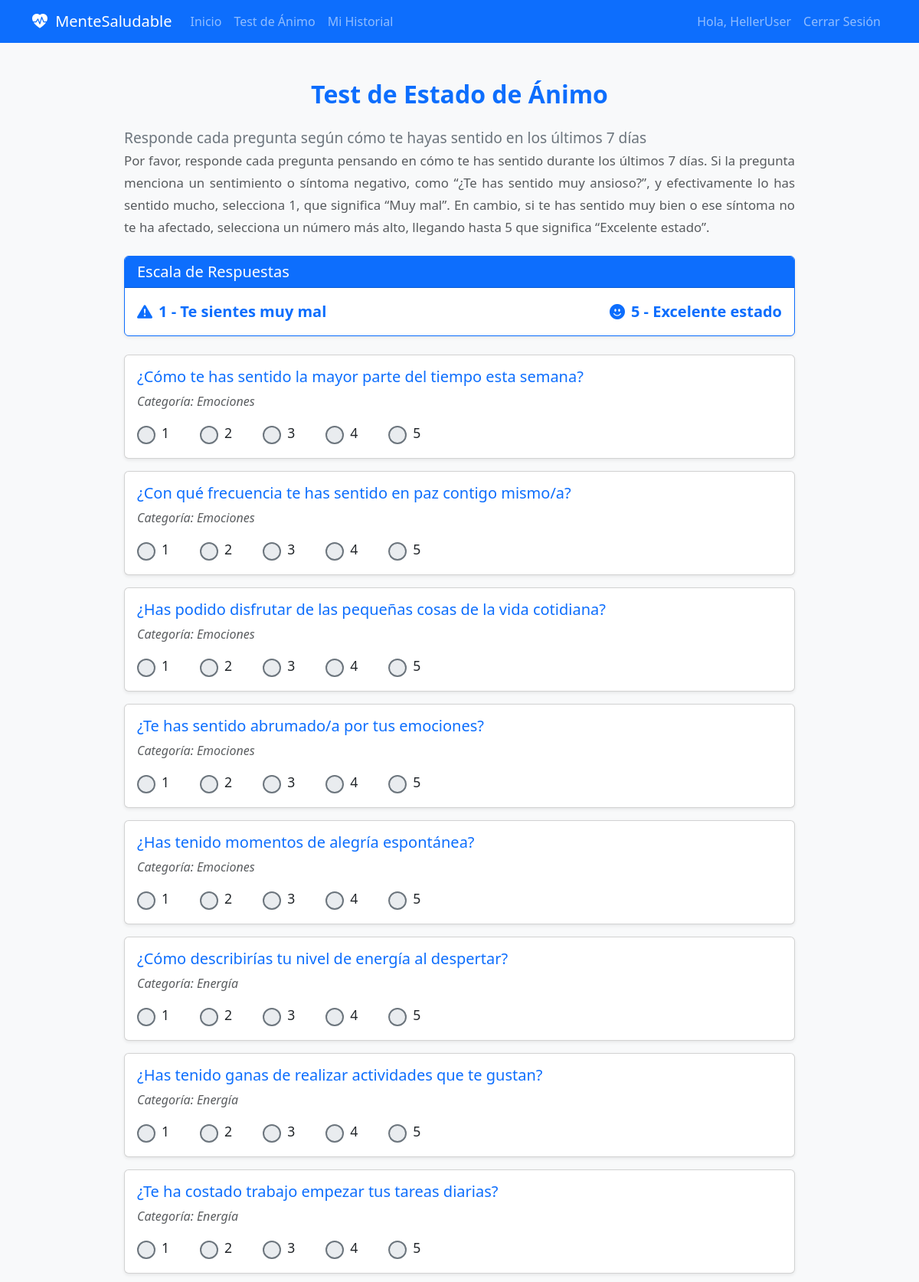
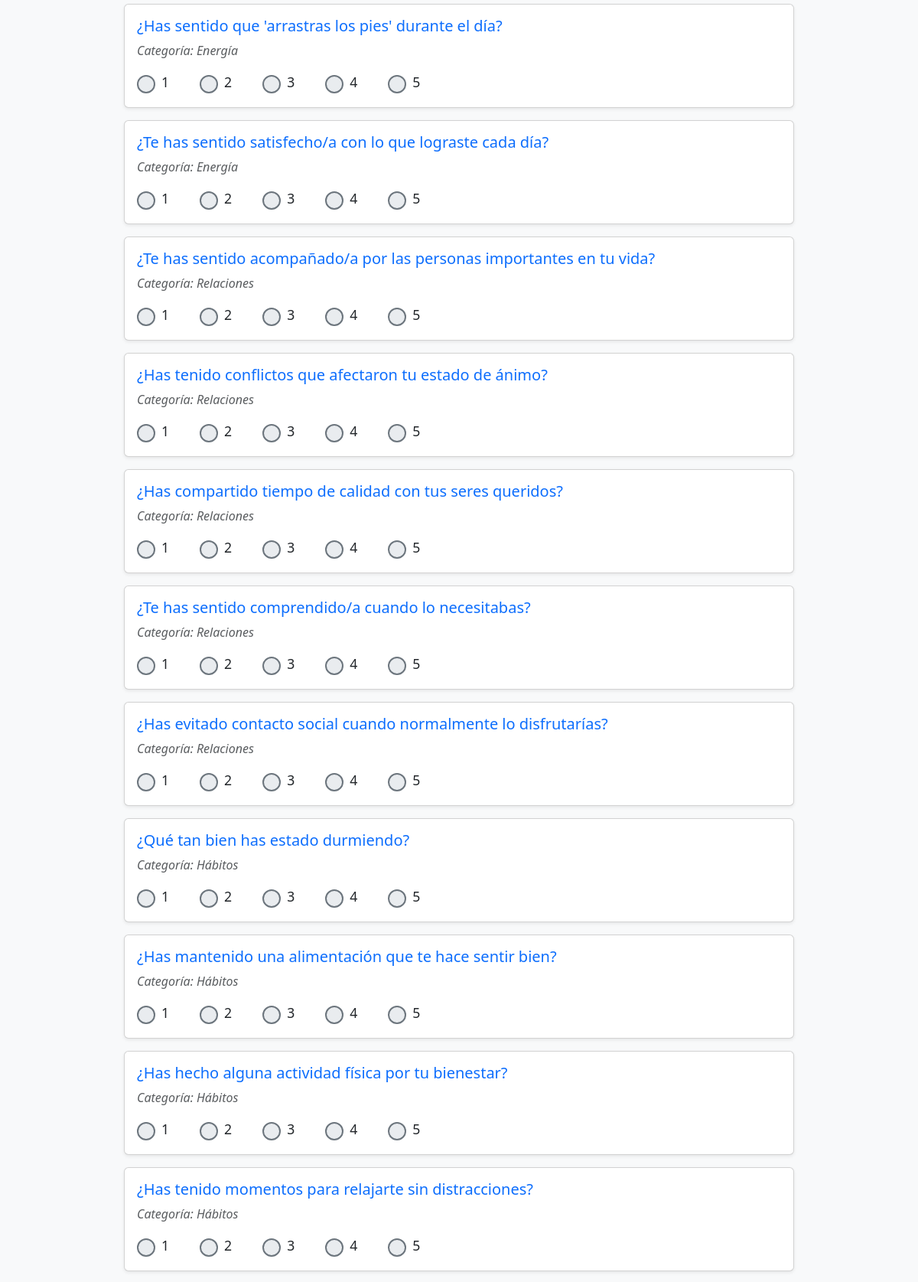
Screenshot of /test/ (signed in, upper part) with the database file from the repository (2 pictures, top to bottom).
### main/models.py (models this page shows, shortened)
class Pregunta(models.Model):
    CATEGORIAS = [
        ('EM', 'Emociones'),
        ('HB', 'Hábitos'),
        ('EN', 'Energía'),
        ('CO', 'Comportamiento'),
        ('RE', 'Relaciones'),
        ('PE', 'Pensamiento y perspectiva'),
        ('ES', 'Estres y Manejo')
    ]
    texto = models.TextField(verbose_name="Texto de la pregunta")
    categoria = models.CharField(
        max_length=2,
        choices=CATEGORIAS,
        default='EM',
        verbose_name="Categoría"
    )
    orden = models.PositiveIntegerField(
        unique=True,
        verbose_name="Orden de aparición"
    )
    class Meta:
        ordering = ['orden']
        verbose_name = "Pregunta"
        verbose_name_plural = "Preguntas"

### main/views.py (the view)
# urls.py: path('test/', views.test_animo, name='test'),
@login_required
def test_animo(request):
    preguntas = Pregunta.objects.all().order_by('orden')
    if not preguntas.exists():
        messages.warning(request, "El test no está disponible temporalmente")
        return redirect('inicio')
    if request.method == 'POST':
        form = TestForm(request.POST, preguntas=preguntas)
        if form.is_valid():
            try:
                evaluacion = Evaluacion.objects.create(
                    usuario=request.user,
                    puntuacion_total=0,
                    mensaje_personalizado="",
                    nivel_actual=0,
                    analisis_categorias={}
                )
                resultados = procesar_respuestas(form, preguntas, request.user, evaluacion)
                evaluacion.puntuacion_total = resultados['promedio']
                evaluacion.mensaje_personalizado = resultados['mensaje']
                evaluacion.nivel_actual = resultados['nivel']
                evaluacion.analisis_categorias = resultados['analisis_categorias']
                evaluacion.recomendaciones = resultados['recomendaciones']  # **Guarda las recomendaciones**
                evaluacion.save()
                messages.success(request, "¡Evaluación completada con éxito!")
                return redirect('main:resultados')
            except Exception as e:
                messages.error(request, f"Ocurrió un error: {str(e)}")
                return redirect('main:inicio')
    else:
        form = TestForm(preguntas=preguntas)
    context = {
        'form': form,
        'preguntas': preguntas,
        'escala': [
            {'valor': 1, 'descripcion': 'Muy mal - Necesito ayuda'},
            {'valor': 2, 'descripcion': 'Mal - Tengo dificultades'},
            {'valor': 3, 'descripcion': 'Regular - Podría mejorar'},
            {'valor': 4, 'descripcion': 'Bien - Me siento bastante bien'},
            {'valor': 5, 'descripcion': 'Excelente - Me siento genial'}
        ]
    }
    return render(request, 'main/test.html', context)

### main/forms.py
class TestForm(forms.Form):
    def __init__(self, *args, **kwargs):
        preguntas = kwargs.pop('preguntas')
        super().__init__(*args, **kwargs)
        for pregunta in preguntas:
            self.fields[f'pregunta_{pregunta.id}'] = forms.ChoiceField(
                label=pregunta.texto,
                choices=[(i, str(i)) for i in range(1, 6)],
                widget=forms.RadioSelect(attrs={'class': 'form-check-input'}),
                help_text=f"Categoría: {pregunta.get_categoria_display()}"
            )

### main/templates/main/test.html (shortened to what this page needs)
{% extends "main/base.html" %}
{% load crispy_forms_tags %}
{% block content %}
<div class="container mt-4 mb-5" style="max-width: 900px;">
    <h2 class="mb-4 text-primary fw-bold text-center">Test de Estado de Ánimo</h2>
    <p class="lead text-secondary mb-4" style="font-size: 1.2rem;">
        Responde cada pregunta según cómo te hayas sentido en los últimos 7 días <br>
        <small class="text-muted">Por favor, responde cada pregunta pensando en cómo te has sentido durante los últimos 7 días.
Si la pregunta menciona un sentimiento o síntoma negativo, como “¿Te has sentido muy ansioso?”, y efectivamente lo has sentido mucho, selecciona 1, que significa “Muy mal”.
En cambio, si te has sentido muy bien o ese síntoma no te ha afectado, selecciona un número más alto, llegando hasta 5 que significa “Excelente estado”.</small>
    </p>
    <form method="post" novalidate>
        <div class="card mb-4 shadow-sm border-primary">
            <div class="card-header bg-primary text-white">
                <h5 class="mb-0">Escala de Respuestas</h5>
            </div>
            <div class="card-body d-flex justify-content-between fs-5 fw-semibold text-primary">
                <span><i class="bi bi-exclamation-triangle-fill me-2"></i>1 - Te sientes muy mal</span>
                <span><i class="bi bi-emoji-smile-fill me-2"></i>5 - Excelente estado</span>
            </div>
        </div>
        {% for field in form %}
        <div class="card mb-3 question-card shadow-sm" style="transition: transform 0.3s ease;">
            <div class="card-body">
                <h5 class="card-title text-primary">{{ field.label }}</h5>
                {% if field.help_text %}
                    <p class="text-muted fst-italic mb-3">{{ field.help_text }}</p>
                {% endif %}
                <div class="d-flex justify-content-start gap-4 flex-wrap align-items-center">
                    {% for choice in field %}
                    <div class="form-check form-check-inline">
                        {{ choice.tag }}
                        <label class="form-check-label" for="{{ choice.id_for_label }}">
                            {{ choice.choice_label }}
                        </label>
                    </div>
                    {% endfor %}
                </div>
            </div>
        </div>
        {% endfor %}
    </form>
</div>
{% endblock %}

### main/templates/main/base.html (shortened to what this page needs)
<!DOCTYPE html>
<html lang="es">
<head>
    <link href="https://cdn.jsdelivr.net/npm/bootstrap@5.3.0/dist/css/bootstrap.min.css" rel="stylesheet">
    <link href="https://cdn.jsdelivr.net/npm/bootstrap-icons@1.10.0/font/bootstrap-icons.css" rel="stylesheet">
</head>
<body class="bg-light d-flex flex-column min-vh-100">
    <nav class="navbar navbar-expand-lg navbar-dark bg-primary mb-4">
        <div class="container">
            <a class="navbar-brand" href="{% url 'main:inicio' %}">
                <i class="bi bi-heart-pulse-fill"></i> MenteSaludable
            </a>
            <div class="collapse navbar-collapse" id="navbarNav">
                <ul class="navbar-nav me-auto mb-2 mb-lg-0">
                    <li class="nav-item">
                        <a class="nav-link" href="{% url 'main:inicio' %}">Inicio</a>
                    </li>
                    {% if user.is_authenticated %}
                        <li class="nav-item">
                            <a class="nav-link" href="{% url 'main:test' %}">Test de Ánimo</a>
                        </li>
                        <li class="nav-item">
                            <a class="nav-link" href="{% url 'main:historial' %}">Mi Historial</a>
                        </li>
                    {% endif %}
                </ul>
                <ul class="navbar-nav ms-auto">
                    {% if user.is_authenticated %}
                        <li class="nav-item">
                            <span class="nav-link">Hola, {{ user.username }}</span>
                        </li>
                        <li class="nav-item">
                            <a class="nav-link" href="{% url 'main:logout' %}">Cerrar Sesión</a>
                        </li>
                    {% endif %}
                </ul>
            </div>
        </div>
    </nav>
    <main class="container mb-5 flex-grow-1">
        {% block content %}{% endblock %}
    </main>
</body>
</html>

### main/templates/main/base.html (style rules this page uses)
.question-card { transition: transform 0.3s; }
.navbar-brand i { margin-right: 5px; }

### main/templates/main/test.html (style rules this page uses)
.form-check-input { width: 24px; height: 24px; cursor: pointer; }
.form-check-input:not(:checked) { border: 2.5px solid #6c757d; background-color: #e9ecef; }
.form-check-label { font-size: 1.1rem; cursor: pointer; user-select: none; padding-left: 8px; }
.lead { color: #343a40; font-weight: 500; text-align: justify; }

### rows the page displays
Pregunta: label "¿Cómo te has sentido la mayor parte del tiempo esta semana?"
Pregunta: label "¿Con qué frecuencia te has sentido en paz contigo mismo/a?"
Pregunta: label "¿Has podido disfrutar de las pequeñas cosas de la vida cotidiana?"
Pregunta: label "¿Te has sentido abrumado/a por tus emociones?"
Pregunta: label "¿Has tenido momentos de alegría espontánea?"
Pregunta: label "¿Cómo describirías tu nivel de energía al despertar?"
Pregunta: label "¿Has tenido ganas de realizar actividades que te gustan?"
Pregunta: label "¿Te ha costado trabajo empezar tus tareas diarias?"
Pregunta: label "¿Has sentido que 'arrastras los pies' durante el día?"
Pregunta: label "¿Te has sentido satisfecho/a con lo que lograste cada día?"
Pregunta: label "¿Te has sentido acompañado/a por las personas importantes en tu vida?"
Pregunta: label "¿Has tenido conflictos que afectaron tu estado de ánimo?"
Pregunta: label "¿Has compartido tiempo de calidad con tus seres queridos?"
Pregunta: label "¿Te has sentido comprendido/a cuando lo necesitabas?"
Pregunta: label "¿Has evitado contacto social cuando normalmente lo disfrutarías?"
Pregunta: label "¿Qué tan bien has estado durmiendo?"
Pregunta: label "¿Has mantenido una alimentación que te hace sentir bien?"
Pregunta: label "¿Has hecho alguna actividad física por tu bienestar?"
Pregunta: label "¿Has tenido momentos para relajarte sin distracciones?"

### other values shown
{{ user.username }} "HellerUser"
{{ field.help_text }} "Categoría: Emociones" "Categoría: Emociones" "Categoría: Emociones" "Categoría: Emociones" "Categoría: Emociones" "Categoría: Energía" "Categoría: Energía" "Categoría: Energía" "Categoría: Energía" "Categoría: Energía" "Categoría: Relaciones" "Categoría: Relaciones" "Categoría: Relaciones" "Categoría: Relaciones" "Categoría: Relaciones" "Categoría: Hábitos" "Categoría: Hábitos" "Categoría: Hábitos" "Categoría: Hábitos"
{{ choice.choice_label }} "1" "2" "3" "4" "5" "1" "2" "3" "4" "5" "1" "2" "3" "4" "5" "1" "2" "3" "4" "5" "1" "2" "3" "4" "5" "1" "2" "3" "4" "5" "1" "2" "3" "4" "5" "1" "2" "3" "4" "5" "1" "2" "3" "4" "5" "1" "2" "3" "4" "5" "1" "2" "3" "4" "5" "1" "2" "3" "4" "5" "1" "2" "3" "4" "5" "1" "2" "3" "4" "5" "1" "2" "3" "4" "5" "1" "2" "3" "4" "5" "1" "2" "3" "4" "5" "1" "2" "3" "4" "5" "1" "2" "3" "4" "5"
